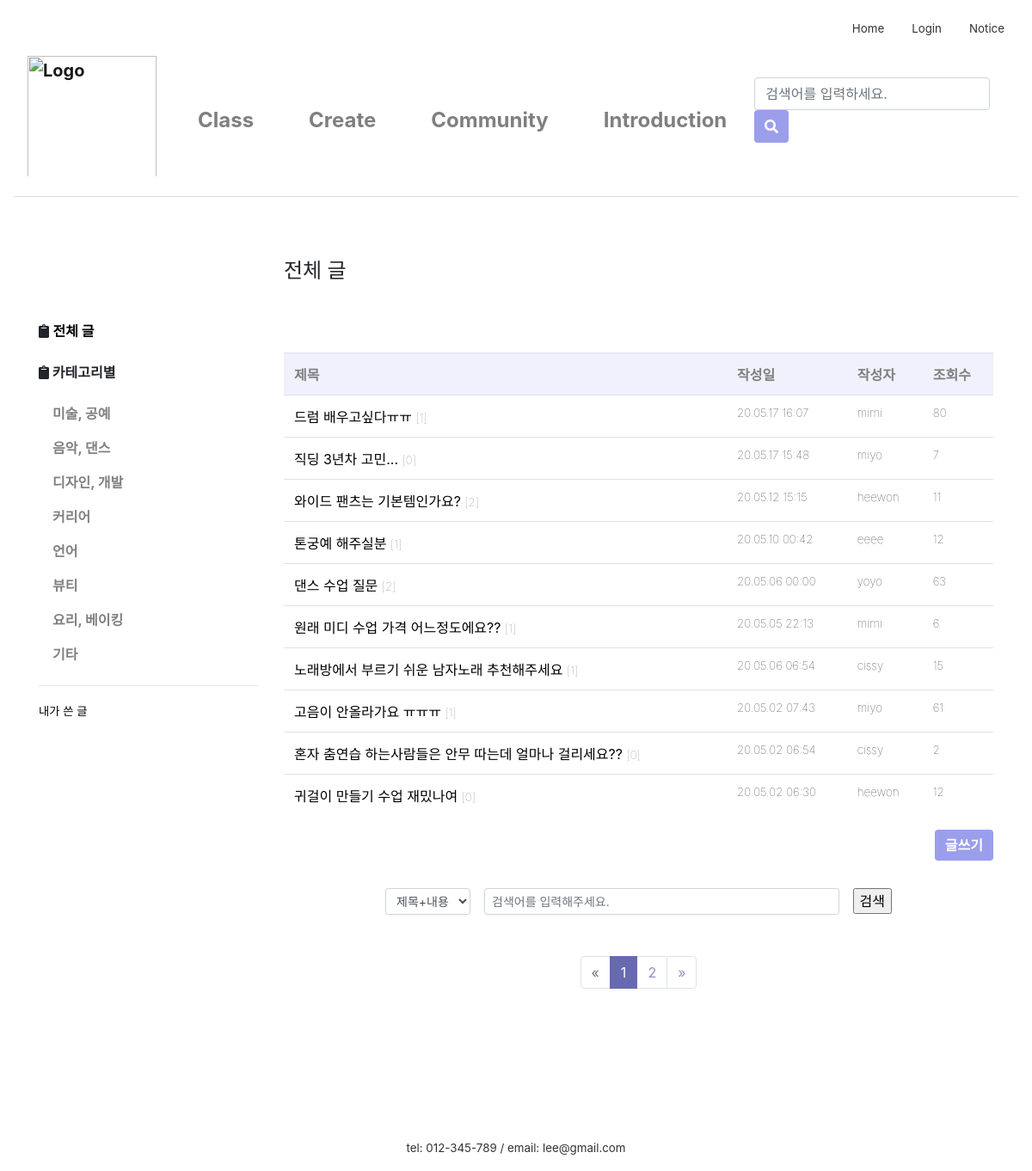
/community/, run on the app's committed database.
### firstApp/models.py (models this page shows, shortened)
class Category(models.Model):
    name = models.CharField(max_length=20)

class Post(models.Model):
    author = models.ForeignKey(settings.AUTH_USER_MODEL, on_delete=models.CASCADE, default=1)
    category = models.ForeignKey('firstApp.Category', on_delete=models.CASCADE, default=2)
    title = models.CharField(max_length=60)
    text = RichTextUploadingField()
    created_date = models.DateTimeField(default=timezone.now)
    published_date = models.DateTimeField(
            blank=True, null=True)
    views = models.PositiveIntegerField(default=0)
    class Meta:
        ordering = ['-id']

### firstApp/views.py (the view)
# urls.py: path('community/', views.community, name='community'),
def community(request):
    if request.user is None:
        redirect('login')
    else:
        c = request.GET.get('c', '')
        k = request.GET.get('k', '')
        cateId = request.GET.get('cateId', '')  # url의 쿼리스트링을 가져온다. 없는 경우 공백을 리턴한다
        cate_list = Category.objects.all()
        if cateId == '':
            post_list = Post.objects.all()
            cateName = '전체 글'
        else:
            post_list = Post.objects.filter(category=cateId)
            cateName = get_object_or_404(Category, pk=cateId).name
        if k:  # k가 있으면
            if c == '1':
                post_list = post_list.filter(Q(title__icontains=k) | Q(text__icontains=k))  # 작성자에 k가 포함되어 있는 레코드만 필터링
            elif c == '2':
                filtered_author = get_object_or_None(User, username=k)
                post_list = post_list.filter(author=filtered_author)
        page = request.GET.get('page', 1)
        paginator = Paginator(post_list, 10)
        try:
            posts = paginator.page(page)
        except PageNotAnInteger:
            posts = paginator.page(1)
        except EmptyPage:
            posts = paginator.page(paginator.num_pages)
        return render(request, 'firstApp/community.html', {
            'posts': posts, 'cate_list': cate_list, 'cateName': cateName, 'cateId': cateId, 'c': c, 'k': k, 'page': page})

### firstApp/templates/firstApp/community.html (shortened to what this page needs)
{% extends 'firstApp/base.html'%}
{% load static %}
{% block content %}
<link rel="stylesheet" href="{% static 'css/paginate.css' %}">
<link rel="stylesheet" href="{% static 'css/community.css' %}">
		<div class="container">
			<div class="row">
				<div class="col-sm-3">
					<br><br><br>
					<div class="left-sidebar">
						<ul>
                            <li><i class="fas fa-clipboard"></i>
								<a class="a_underline font-weight-bolder" href="{% url 'community' %}">전체 글</a>
							</li>
							<br>
							<p class="font-weight-bolder"><i class="fas fa-clipboard"></i> 카테고리별</p>
							<ul class="nav flex-column">
								{% for category in cate_list %}
								<li>
									<a class="nav-link community-nav-link font-weight-bold" href="/community/?cateId={{category.pk}}">
										{{category.name}}
									</a>
								</li>
								{% endfor %}
							</ul>
							<hr>
							<li><a class="a_underline lighter" href="{% url 'myPost' %}" >내가 쓴 글</a></li>
						</ul>
					</div>
				</div>
				<div class="col-sm-9">
					<h4>{{cateName}}</h4>
					<br><br><br>
					<div class="blog-post-area">
							<table class="table">
								<tr>
									<th>제목</th>
									<th>작성일</th>
									<th>작성자</th>
									<th>조회수</th>
								</tr>
								{% for post in posts %}
								<tr>
									<td>
										<a class="a_underline" href="{% url 'post_detail' post.pk %}?cateId={{cateId}}&page={{page}}">
											{{ post.title }}
										</a>
										<span class="lighter" style="color:gray;">[{{ post.comments.count }}]</span>
									</td>
									<td class="lighter">{{post.created_date|date:'y.m.d H:i'}}</td>
									<td class="lighter">{{post.author}}</td>
									<td class="lighter">{{post.views}}</td>
								</tr>
								{% empty %}
								<tr>
									<td colspan="4"><p class="text-center" style="padding:20%">검색 결과가 없습니다.</p></td>
								</tr>
								{% endfor %}
							</table>
						<div align="right">
							<div id="btn">
								<a href="/createpost">
									<input class="btn btn-primary font-weight-bolder" type="button" value="글쓰기">
								</a>
							</div>
						</div>
					</div>
					<div class="community_search_bar">
					<form action="" method="get" class="form-inline d-flex justify-content-center md-form form-sm active-cyan-2 mt-2">
						<select name="c"class="form-control form-control-sm mr-3 w-15">
								<option value="1">제목+내용</option>
						</select>
					  <input class="form-control form-control-sm mr-3 w-50" type="text" placeholder="검색어를 입력해주세요."
						name="k" value="{{ k }}" aria-label="Search">
						<span class="community_search_icon">
							<input type="submit" value="검색">
						</span>
					</form>
					</div>
						{% if posts.has_other_pages %}
						<nav aria-label="Page navigation example">
						  <ul class="pagination justify-content-center">
							{% if posts.has_previous %}
							  <li class="page-item">
								  <a class="page-link" href="?cateId={{cateId}}&c={{c}}&k={{k}}&page={{ posts.previous_page_number }}" aria-label="Previous">
								  	<span aria-hidden="true">&laquo;</span>
        							<span class="sr-only">Previous</span>
								  </a>
							  </li>
							{% else %}
							  <li class="page-item disabled"><a class="page-link">
								  <span>&laquo;</span></a></li>
							{% endif %}
							{% for i in posts.paginator.page_range %}
							  {% if posts.number == i %}
							  <li class="page-item active">
								  <a class="page-link" href="#">{{ i }}</a><span class="sr-only">(current)</span></span>
							  </li>
							  {% else %}
							  	<li class="page-item"><a class="page-link" href="?cateId={{cateId}}&c={{c}}&k={{k}}&page={{ i }}">{{ i }}</a></li>
							  {% endif %}
							{% endfor %}
							{% if posts.has_next %}
							  <li class="page-item">
								  <a class="page-link" href="?cateId={{cateId}}&c={{c}}&k={{k}}&page={{ posts.next_page_number }}" aria-label="Next">
									  <span aria-hidden="true">&raquo;</span>
								  </a>
							  </li>
							{% else %}
							  <li class="page-item disabled">
								  <a class="page-link">
								  <span>&raquo;</span>
								  </a>
							  </li>
							{% endif %}
						  </ul>
						</nav>
						{% endif %}
				</div>
			</div>
		</div>
{% endblock content %}

### firstApp/static/css/base.css (style rules this page uses)
.btn-primary, .btn-primary:active, .btn-primary:visited { background-color: #9B9EEA !important; border:none !important; color:white !important; }
.a_underline { color:black; }

### firstApp/static/css/navbar_custom.css (style rules this page uses)
a { color:#333; }

### firstApp/static/css/paginate.css (style rules this page uses)
.pagination > .active > a { color: white; background-color: #676AB1 !important; border: solid 1px #676AB1 !important }

### firstApp/static/css/community.css (style rules this page uses)
ul { list-style:none; padding-left:0 }
th { color:gray; background-color:#f0f1fc; }
.lighter { font-weight:lighter; font-size:10pt; }
.community-nav-link,.community_nav-link:visited { color:gray !important; }
.community_search_bar { margin-top:2rem; margin-bottom:3rem; }
.community_search_icon { color:#918FB7; }

### data on the page
Category: name "미술, 공예"
Category: name "음악, 댄스"
Category: name "디자인, 개발"
Category: name "커리어"
Category: name "언어"
Category: name "뷰티"
Category: name "요리, 베이킹"
Category: name "기타"
Post: title "드럼 배우고싶다ㅠㅠ", comments.count "1", created_date "20.05.17 16:07", author "mimi", views "80"
Post: title "직딩 3년차 고민...", comments.count "0", created_date "20.05.17 15:48", author "miyo", views "7"
Post: title "와이드 팬츠는 기본템인가요?", comments.count "2", created_date "20.05.12 15:15", author "heewon", views "11"
Post: title "톤궁예 해주실분", comments.count "1", created_date "20.05.10 00:42", author "eeee", views "12"
Post: title "댄스 수업 질문", comments.count "2", created_date "20.05.06 00:00", author "yoyo", views "63"
Post: title "원래 미디 수업 가격 어느정도에요??", comments.count "1", created_date "20.05.05 22:13", author "mimi", views "6"
Post: title "노래방에서 부르기 쉬운 남자노래 추천해주세요", comments.count "1", created_date "20.05.06 06:54", author "cissy", views "15"
Post: title "고음이 안올라가요 ㅠㅠㅠ", comments.count "1", created_date "20.05.02 07:43", author "miyo", views "61"
Post: title "혼자 춤연습 하는사람들은 안무 따는데 얼마나 걸리세요??", comments.count "0", created_date "20.05.02 06:54", author "cissy", views "2"
Post: title "귀걸이 만들기 수업 재밌나여", comments.count "0", created_date "20.05.02 06:30", author "heewon", views "12"

### other printed values
{{ cateName }} "전체 글"
{{ i }} "1"
{{ i }} "2"
